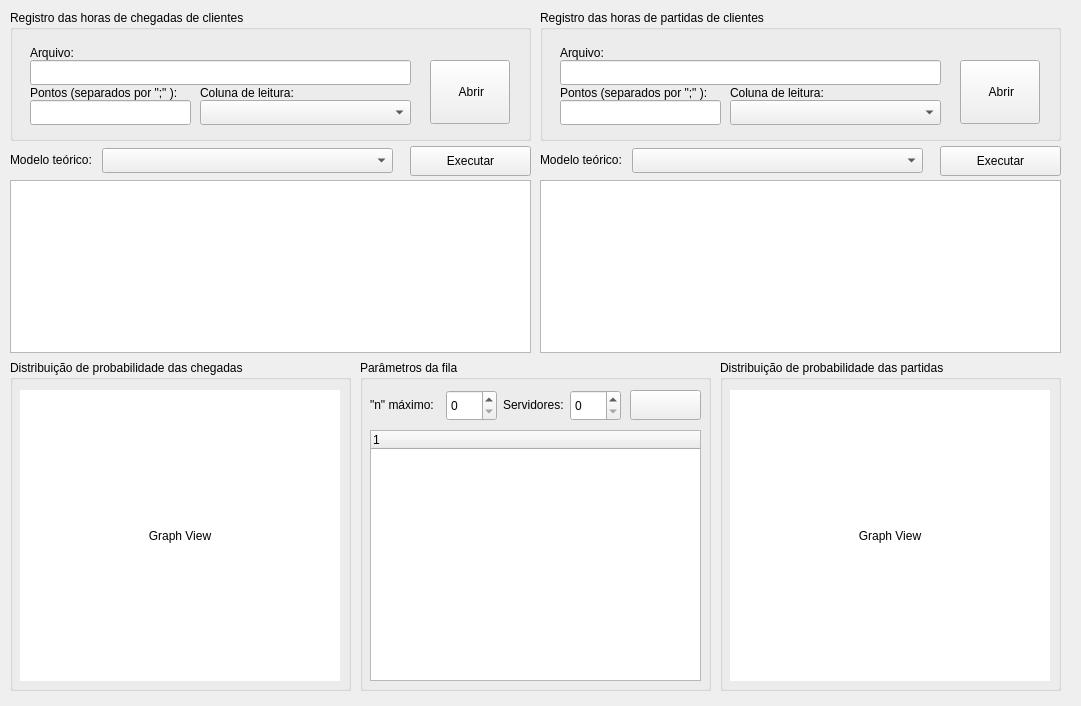
<?xml version="1.0" encoding="UTF-8"?>
<ui version="4.0">
 <class>MainWindow</class>
 <widget class="QMainWindow" name="MainWindow">
  <property name="geometry">
   <rect>
    <x>0</x>
    <y>0</y>
    <width>1081</width>
    <height>706</height>
   </rect>
  </property>
  <property name="windowTitle">
   <string>Caso de Uso da Biblioteca QTheory (Teoria Das Filas)</string>
  </property>
  <widget class="QWidget" name="centralwidget">
   <widget class="QGroupBox" name="grpRegistroChegada">
    <property name="geometry">
     <rect>
      <x>10</x>
      <y>10</y>
      <width>521</width>
      <height>131</height>
     </rect>
    </property>
    <property name="title">
     <string>Registro das horas de chegadas de clientes</string>
    </property>
    <widget class="QLineEdit" name="txtArquivoChegadas">
     <property name="geometry">
      <rect>
       <x>20</x>
       <y>50</y>
       <width>381</width>
       <height>25</height>
      </rect>
     </property>
    </widget>
    <widget class="QPushButton" name="btnChegadas">
     <property name="geometry">
      <rect>
       <x>420</x>
       <y>50</y>
       <width>80</width>
       <height>64</height>
      </rect>
     </property>
     <property name="text">
      <string> Abrir</string>
     </property>
     <property name="icon">
      <iconset>
       <normaloff>icons/abrir.png</normaloff>icons/abrir.png</iconset>
     </property>
     <property name="iconSize">
      <size>
       <width>22</width>
       <height>22</height>
      </size>
     </property>
    </widget>
    <widget class="QLabel" name="label">
     <property name="geometry">
      <rect>
       <x>20</x>
       <y>34</y>
       <width>54</width>
       <height>17</height>
      </rect>
     </property>
     <property name="text">
      <string>Arquivo:</string>
     </property>
    </widget>
    <widget class="QLineEdit" name="txtPontosChegadas">
     <property name="geometry">
      <rect>
       <x>20</x>
       <y>90</y>
       <width>161</width>
       <height>25</height>
      </rect>
     </property>
     <property name="toolTip">
      <string>Linhas do arquivo *.csv onde se inicia cada observação.</string>
     </property>
    </widget>
    <widget class="QLabel" name="label_2">
     <property name="geometry">
      <rect>
       <x>20</x>
       <y>74</y>
       <width>161</width>
       <height>17</height>
      </rect>
     </property>
     <property name="text">
      <string>Pontos (separados por &quot;;&quot; ):</string>
     </property>
    </widget>
    <widget class="QLabel" name="label_5">
     <property name="geometry">
      <rect>
       <x>190</x>
       <y>74</y>
       <width>161</width>
       <height>17</height>
      </rect>
     </property>
     <property name="text">
      <string>Coluna de leitura:</string>
     </property>
    </widget>
    <widget class="QComboBox" name="cbColunasChegadas">
     <property name="geometry">
      <rect>
       <x>190</x>
       <y>90</y>
       <width>211</width>
       <height>25</height>
      </rect>
     </property>
    </widget>
   </widget>
   <widget class="QGroupBox" name="grpRegistroChegada_2">
    <property name="geometry">
     <rect>
      <x>540</x>
      <y>10</y>
      <width>521</width>
      <height>131</height>
     </rect>
    </property>
    <property name="title">
     <string>Registro das horas de partidas de clientes</string>
    </property>
    <widget class="QLineEdit" name="txtArquivoPartidas">
     <property name="geometry">
      <rect>
       <x>20</x>
       <y>50</y>
       <width>381</width>
       <height>25</height>
      </rect>
     </property>
    </widget>
    <widget class="QPushButton" name="btnPartidas">
     <property name="geometry">
      <rect>
       <x>420</x>
       <y>50</y>
       <width>80</width>
       <height>64</height>
      </rect>
     </property>
     <property name="text">
      <string> Abrir</string>
     </property>
     <property name="icon">
      <iconset>
       <normaloff>icons/abrir.png</normaloff>icons/abrir.png</iconset>
     </property>
     <property name="iconSize">
      <size>
       <width>22</width>
       <height>22</height>
      </size>
     </property>
    </widget>
    <widget class="QLabel" name="label_3">
     <property name="geometry">
      <rect>
       <x>20</x>
       <y>34</y>
       <width>54</width>
       <height>17</height>
      </rect>
     </property>
     <property name="text">
      <string>Arquivo:</string>
     </property>
    </widget>
    <widget class="QLineEdit" name="txtPontosPartidas">
     <property name="geometry">
      <rect>
       <x>20</x>
       <y>90</y>
       <width>161</width>
       <height>25</height>
      </rect>
     </property>
     <property name="toolTip">
      <string>Linhas do arquivo *.csv onde se inicia cada observação.</string>
     </property>
    </widget>
    <widget class="QLabel" name="label_4">
     <property name="geometry">
      <rect>
       <x>20</x>
       <y>74</y>
       <width>161</width>
       <height>17</height>
      </rect>
     </property>
     <property name="text">
      <string>Pontos (separados por &quot;;&quot; ):</string>
     </property>
    </widget>
    <widget class="QLabel" name="label_6">
     <property name="geometry">
      <rect>
       <x>190</x>
       <y>74</y>
       <width>161</width>
       <height>17</height>
      </rect>
     </property>
     <property name="text">
      <string>Coluna de leitura:</string>
     </property>
    </widget>
    <widget class="QComboBox" name="cbColunasPartidas">
     <property name="geometry">
      <rect>
       <x>190</x>
       <y>90</y>
       <width>211</width>
       <height>25</height>
      </rect>
     </property>
    </widget>
   </widget>
   <widget class="QTableView" name="tbChegadas">
    <property name="geometry">
     <rect>
      <x>10</x>
      <y>180</y>
      <width>521</width>
      <height>173</height>
     </rect>
    </property>
    <property name="sizeAdjustPolicy">
     <enum>QAbstractScrollArea::AdjustToContents</enum>
    </property>
    <property name="gridStyle">
     <enum>Qt::DashLine</enum>
    </property>
    <attribute name="horizontalHeaderCascadingSectionResizes">
     <bool>true</bool>
    </attribute>
    <attribute name="horizontalHeaderHighlightSections">
     <bool>false</bool>
    </attribute>
    <attribute name="horizontalHeaderShowSortIndicator" stdset="0">
     <bool>false</bool>
    </attribute>
    <attribute name="horizontalHeaderStretchLastSection">
     <bool>true</bool>
    </attribute>
   </widget>
   <widget class="QComboBox" name="cbModelos">
    <property name="geometry">
     <rect>
      <x>102</x>
      <y>148</y>
      <width>291</width>
      <height>25</height>
     </rect>
    </property>
   </widget>
   <widget class="QLabel" name="lblModeloTeorico1">
    <property name="geometry">
     <rect>
      <x>10</x>
      <y>151</y>
      <width>91</width>
      <height>17</height>
     </rect>
    </property>
    <property name="text">
     <string>Modelo teórico:</string>
    </property>
   </widget>
   <widget class="QPushButton" name="btnExecChegadas">
    <property name="geometry">
     <rect>
      <x>410</x>
      <y>146</y>
      <width>121</width>
      <height>30</height>
     </rect>
    </property>
    <property name="text">
     <string>Executar</string>
    </property>
    <property name="icon">
     <iconset>
      <normaloff>icons/thunder.png</normaloff>icons/thunder.png</iconset>
    </property>
    <property name="iconSize">
     <size>
      <width>35</width>
      <height>35</height>
     </size>
    </property>
   </widget>
   <widget class="QComboBox" name="cbModelosP">
    <property name="geometry">
     <rect>
      <x>632</x>
      <y>148</y>
      <width>291</width>
      <height>25</height>
     </rect>
    </property>
   </widget>
   <widget class="QTableView" name="tbPartidas">
    <property name="geometry">
     <rect>
      <x>540</x>
      <y>180</y>
      <width>521</width>
      <height>173</height>
     </rect>
    </property>
    <property name="sizeAdjustPolicy">
     <enum>QAbstractScrollArea::AdjustToContents</enum>
    </property>
    <property name="gridStyle">
     <enum>Qt::DashLine</enum>
    </property>
    <attribute name="horizontalHeaderCascadingSectionResizes">
     <bool>true</bool>
    </attribute>
    <attribute name="horizontalHeaderHighlightSections">
     <bool>false</bool>
    </attribute>
    <attribute name="horizontalHeaderShowSortIndicator" stdset="0">
     <bool>false</bool>
    </attribute>
    <attribute name="horizontalHeaderStretchLastSection">
     <bool>true</bool>
    </attribute>
   </widget>
   <widget class="QLabel" name="lblModeloTeorico1_2">
    <property name="geometry">
     <rect>
      <x>540</x>
      <y>151</y>
      <width>91</width>
      <height>17</height>
     </rect>
    </property>
    <property name="text">
     <string>Modelo teórico:</string>
    </property>
   </widget>
   <widget class="QPushButton" name="btnExecPartidas">
    <property name="geometry">
     <rect>
      <x>940</x>
      <y>146</y>
      <width>121</width>
      <height>30</height>
     </rect>
    </property>
    <property name="text">
     <string>Executar</string>
    </property>
    <property name="icon">
     <iconset>
      <normaloff>icons/thunder.png</normaloff>icons/thunder.png</iconset>
    </property>
    <property name="iconSize">
     <size>
      <width>35</width>
      <height>35</height>
     </size>
    </property>
   </widget>
   <widget class="QGroupBox" name="groupBox">
    <property name="geometry">
     <rect>
      <x>10</x>
      <y>360</y>
      <width>341</width>
      <height>331</height>
     </rect>
    </property>
    <property name="autoFillBackground">
     <bool>true</bool>
    </property>
    <property name="styleSheet">
     <string notr="true"/>
    </property>
    <property name="title">
     <string>Distribuição de probabilidade das chegadas</string>
    </property>
    <widget class="QLabel" name="label_7">
     <property name="geometry">
      <rect>
       <x>10</x>
       <y>30</y>
       <width>320</width>
       <height>291</height>
      </rect>
     </property>
     <property name="styleSheet">
      <string notr="true">background-color: rgb(255, 255, 255);
border-color: rgb(46, 52, 54);
</string>
     </property>
     <property name="text">
      <string>Graph View</string>
     </property>
     <property name="alignment">
      <set>Qt::AlignCenter</set>
     </property>
     <property name="wordWrap">
      <bool>false</bool>
     </property>
    </widget>
    <widget class="QWidget" name="horizontalLayoutWidget">
     <property name="geometry">
      <rect>
       <x>20</x>
       <y>40</y>
       <width>301</width>
       <height>271</height>
      </rect>
     </property>
     <layout class="QHBoxLayout" name="horizontalLayout"/>
    </widget>
   </widget>
   <widget class="QGroupBox" name="groupBox_2">
    <property name="geometry">
     <rect>
      <x>720</x>
      <y>360</y>
      <width>341</width>
      <height>331</height>
     </rect>
    </property>
    <property name="autoFillBackground">
     <bool>true</bool>
    </property>
    <property name="styleSheet">
     <string notr="true"/>
    </property>
    <property name="title">
     <string>Distribuição de probabilidade das partidas</string>
    </property>
    <widget class="QLabel" name="label_10">
     <property name="geometry">
      <rect>
       <x>10</x>
       <y>30</y>
       <width>320</width>
       <height>291</height>
      </rect>
     </property>
     <property name="styleSheet">
      <string notr="true">background-color: rgb(255, 255, 255);
border-color: rgb(46, 52, 54);
</string>
     </property>
     <property name="text">
      <string>Graph View</string>
     </property>
     <property name="alignment">
      <set>Qt::AlignCenter</set>
     </property>
     <property name="wordWrap">
      <bool>false</bool>
     </property>
    </widget>
    <widget class="QWidget" name="horizontalLayoutWidget_4">
     <property name="geometry">
      <rect>
       <x>20</x>
       <y>40</y>
       <width>301</width>
       <height>271</height>
      </rect>
     </property>
     <layout class="QHBoxLayout" name="horizontalLayout2"/>
    </widget>
   </widget>
   <widget class="QGroupBox" name="groupBox_3">
    <property name="geometry">
     <rect>
      <x>360</x>
      <y>360</y>
      <width>351</width>
      <height>331</height>
     </rect>
    </property>
    <property name="title">
     <string>Parâmetros da fila</string>
    </property>
    <widget class="QTreeWidget" name="arvore">
     <property name="geometry">
      <rect>
       <x>10</x>
       <y>70</y>
       <width>331</width>
       <height>251</height>
      </rect>
     </property>
     <column>
      <property name="text">
       <string notr="true">1</string>
      </property>
     </column>
    </widget>
    <widget class="QPushButton" name="btnExecParametros">
     <property name="geometry">
      <rect>
       <x>270</x>
       <y>30</y>
       <width>71</width>
       <height>30</height>
      </rect>
     </property>
     <property name="text">
      <string/>
     </property>
     <property name="icon">
      <iconset>
       <normaloff>icons/thunder.png</normaloff>icons/thunder.png</iconset>
     </property>
     <property name="iconSize">
      <size>
       <width>35</width>
       <height>35</height>
      </size>
     </property>
    </widget>
    <widget class="QLabel" name="label_8">
     <property name="geometry">
      <rect>
       <x>10</x>
       <y>36</y>
       <width>71</width>
       <height>17</height>
      </rect>
     </property>
     <property name="text">
      <string>&quot;n&quot; máximo:</string>
     </property>
    </widget>
    <widget class="QSpinBox" name="spNMax">
     <property name="geometry">
      <rect>
       <x>86</x>
       <y>30</y>
       <width>51</width>
       <height>31</height>
      </rect>
     </property>
    </widget>
    <widget class="QLabel" name="label_9">
     <property name="geometry">
      <rect>
       <x>143</x>
       <y>36</y>
       <width>61</width>
       <height>17</height>
      </rect>
     </property>
     <property name="text">
      <string>Servidores:</string>
     </property>
    </widget>
    <widget class="QSpinBox" name="spNServidores">
     <property name="geometry">
      <rect>
       <x>210</x>
       <y>30</y>
       <width>51</width>
       <height>31</height>
      </rect>
     </property>
    </widget>
   </widget>
  </widget>
 </widget>
 <resources/>
 <connections/>
</ui>
